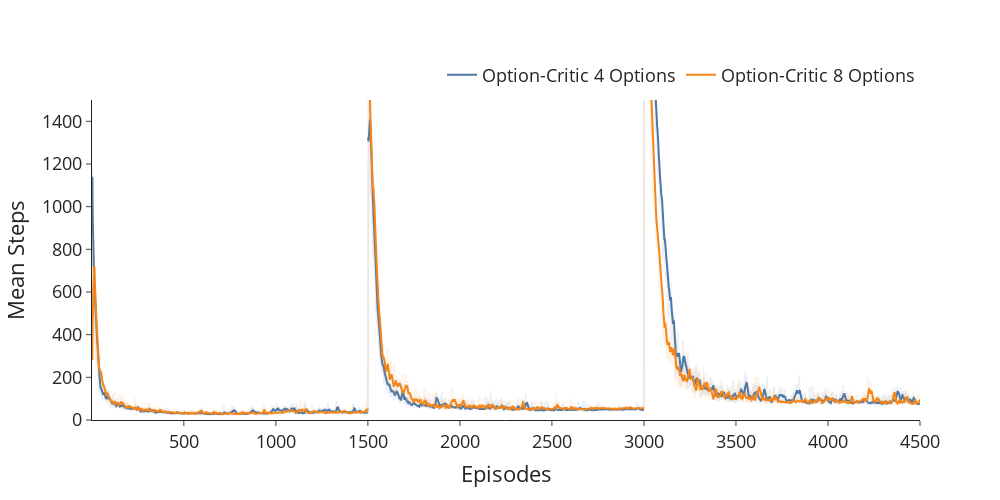

Here is the notebook cell this chart was saved with:
### Code cell
def cum_mean(array, intervale = 200):
    new_array = np.zeros(len(array))
    for i in range(len(array)):
        if i>intervale:
            new_array[i] = np.mean(array[i-intervale:i])
        else:
            new_array[i] = np.mean(array[0:i].tolist())
    
    return new_array

datasets = [opt4, opt8]
colors = px.colors.qualitative.T10
names = ["Option-Critic 4 Options", "Option-Critic 8 Options"]

span = 1500
for i in range(len(datasets)):
    for j in range(3):
        l1 = j*span
        l2 = (j+1)*span
        datasets[i].loc[l1:l2, f"smooth"] = smooth(
            datasets[i].loc[l1:l2, "env.name: fourrooms - steps"], .99
        )
        datasets[i].loc[l1:l2, f"mean"] = cum_mean(
            datasets[i].loc[l1:l2, "env.name: fourrooms - steps"], 10
        )

fig = go.Figure()

for i, d in enumerate(datasets):
    
    line = go.Scatter(
        x=d["episode"][:4500], y=d["mean"][:4500],
        mode='lines', name=names[i], 
        line=dict(
                color=colors[i],
            )
    )
    fig.add_trace(line)
    fig.add_trace(go.Scatter(
        x=d["episode"][:4500], y=d["env.name: fourrooms - steps"][:4500],
        mode='lines',
        opacity=0.1, showlegend=False,
        line=dict(color=colors[i])
        ))

fig.update_layout(
        xaxis_title="Episodes",
        yaxis_title="Mean Steps",
        template="simple_white",
        width=1000, height=500,
        yaxis_range=[0, 1500],
        legend=dict(
            orientation="h",
            yanchor="bottom",
            y=1.02,
            xanchor="right",
            x=1
        ),
        font=dict(
            size=18,
        )
)

# Display the plot
fig.show()

# table = pd.DataFrame(columns=names)

# for j, o in enumerate(options):   
    
#     tmp = []
#     for i in range(3):
#         l1 = i*1000
#         l2 = (i+1)*1000
#         section = data.loc[l1:l2, f"lengths_{o}"]
#         auc = np.trapz(section)
#         tmp.append(auc)
        
#     table[names[j]] = tmp

# table["Number of States"] = range(1, 4)
# table[["Number of States"]+names]

### Figure 1 — Plotly figure (JSON) as saved in the notebook; plotly's stock layout.template omitted (floating-point values rounded to 4 significant figures; data arrays with more than 128 entries replaced by an {"elided": "..."} marker saying what was removed)
{"data": [{"line": {"color": "#4C78A8"}, "mode": "lines", "name": "Option-Critic 4 Options", "type": "scatter", "x": {"elided": "4500 int values"}, "y": {"elided": "4500 float values"}}, {"line": {"color": "#4C78A8"}, "mode": "lines", "opacity": 0.1, "showlegend": false, "type": "scatter", "x": {"elided": "4500 int values"}, "y": {"elided": "4500 float values"}}, {"line": {"color": "#F58518"}, "mode": "lines", "name": "Option-Critic 8 Options", "type": "scatter", "x": {"elided": "4500 int values"}, "y": {"elided": "4500 float values"}}, {"line": {"color": "#F58518"}, "mode": "lines", "opacity": 0.1, "showlegend": false, "type": "scatter", "x": {"elided": "4500 int values"}, "y": {"elided": "4500 float values"}}], "layout": {"font": {"size": 18}, "height": 500, "legend": {"orientation": "h", "x": 1, "xanchor": "right", "y": 1.02, "yanchor": "bottom"}, "width": 1000, "xaxis": {"title": {"text": "Episodes"}}, "yaxis": {"range": [0, 1500], "title": {"text": "Mean Steps"}}}}
